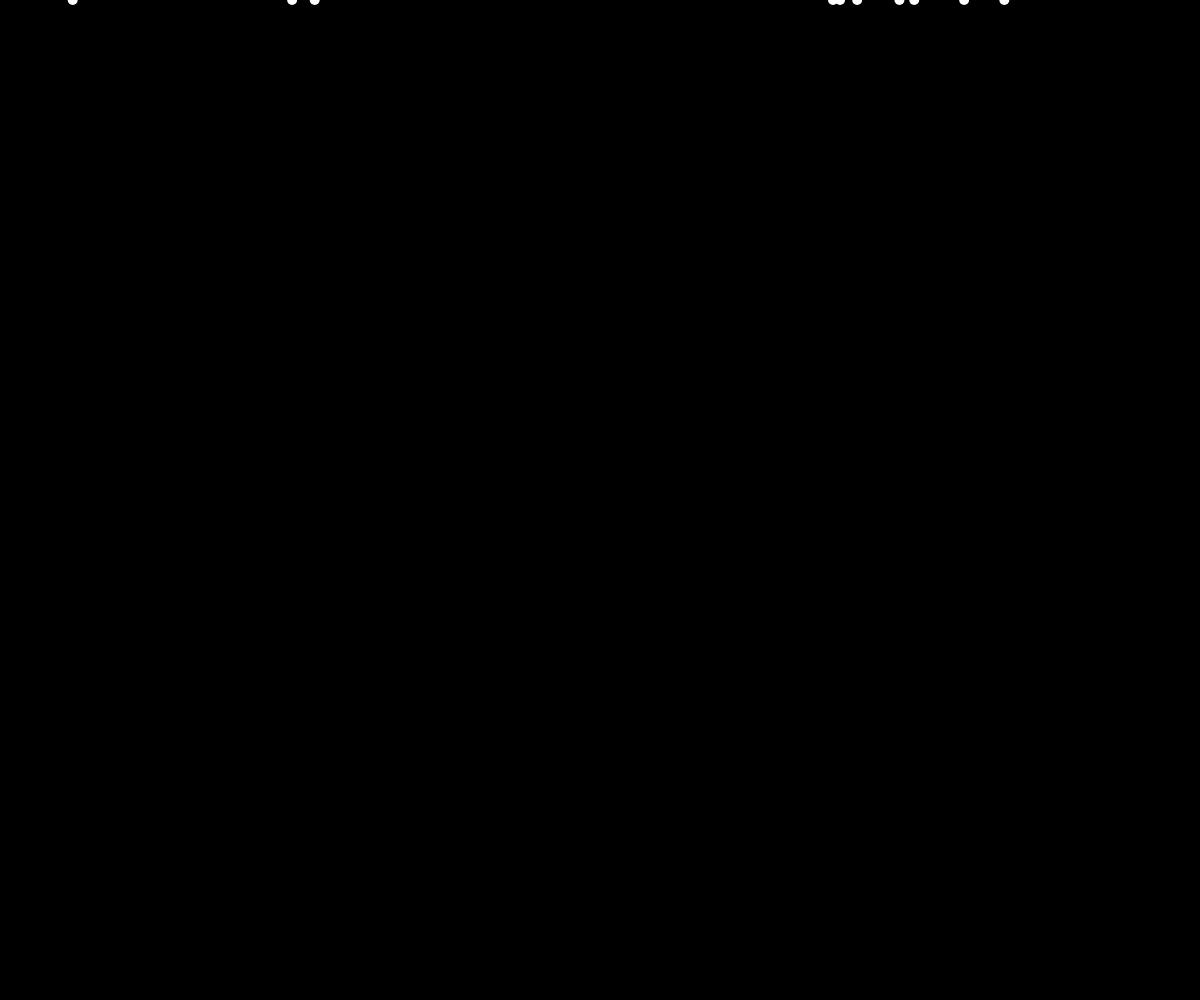
Frame 1 (no input)
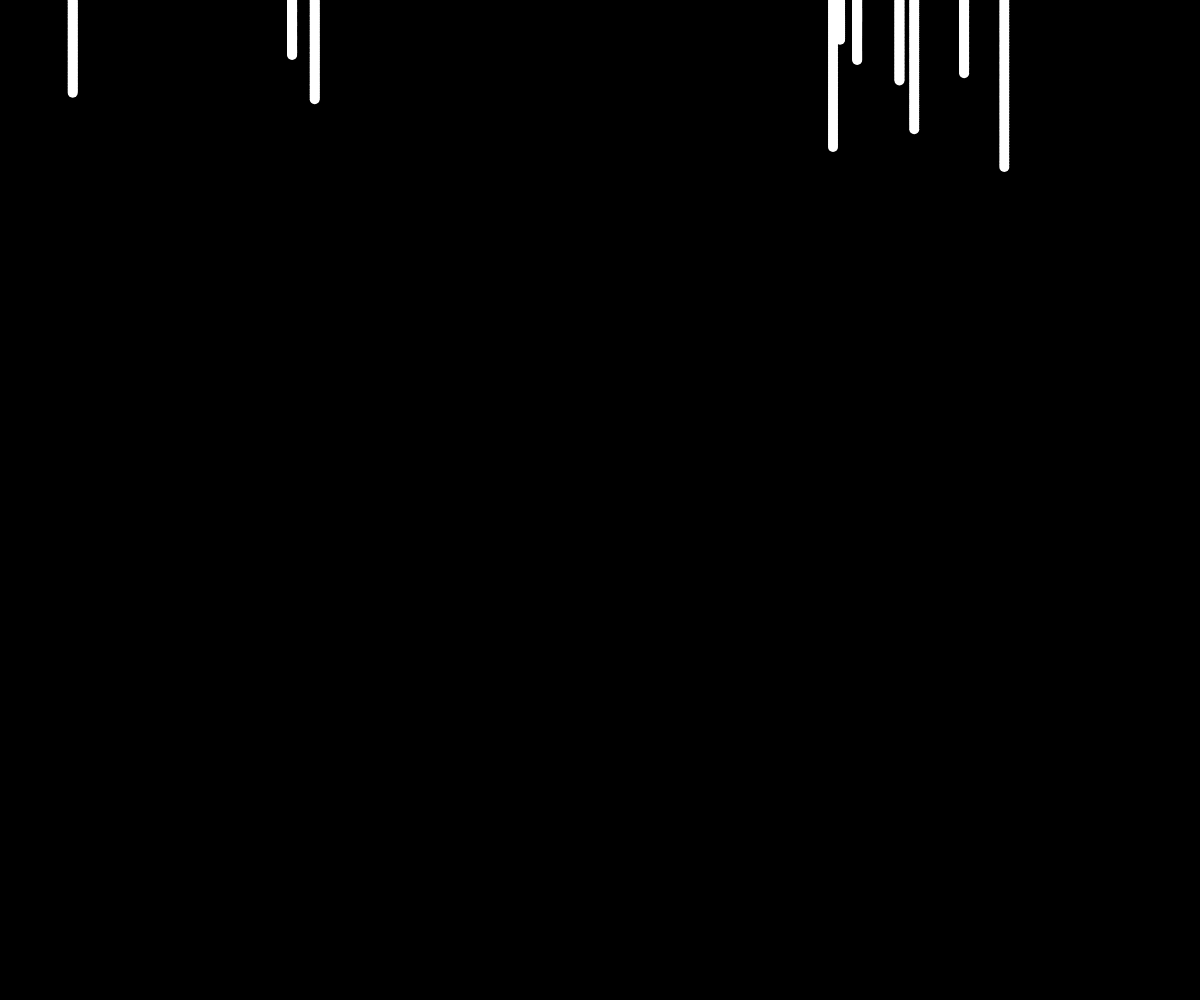
Frame 60 (no input)
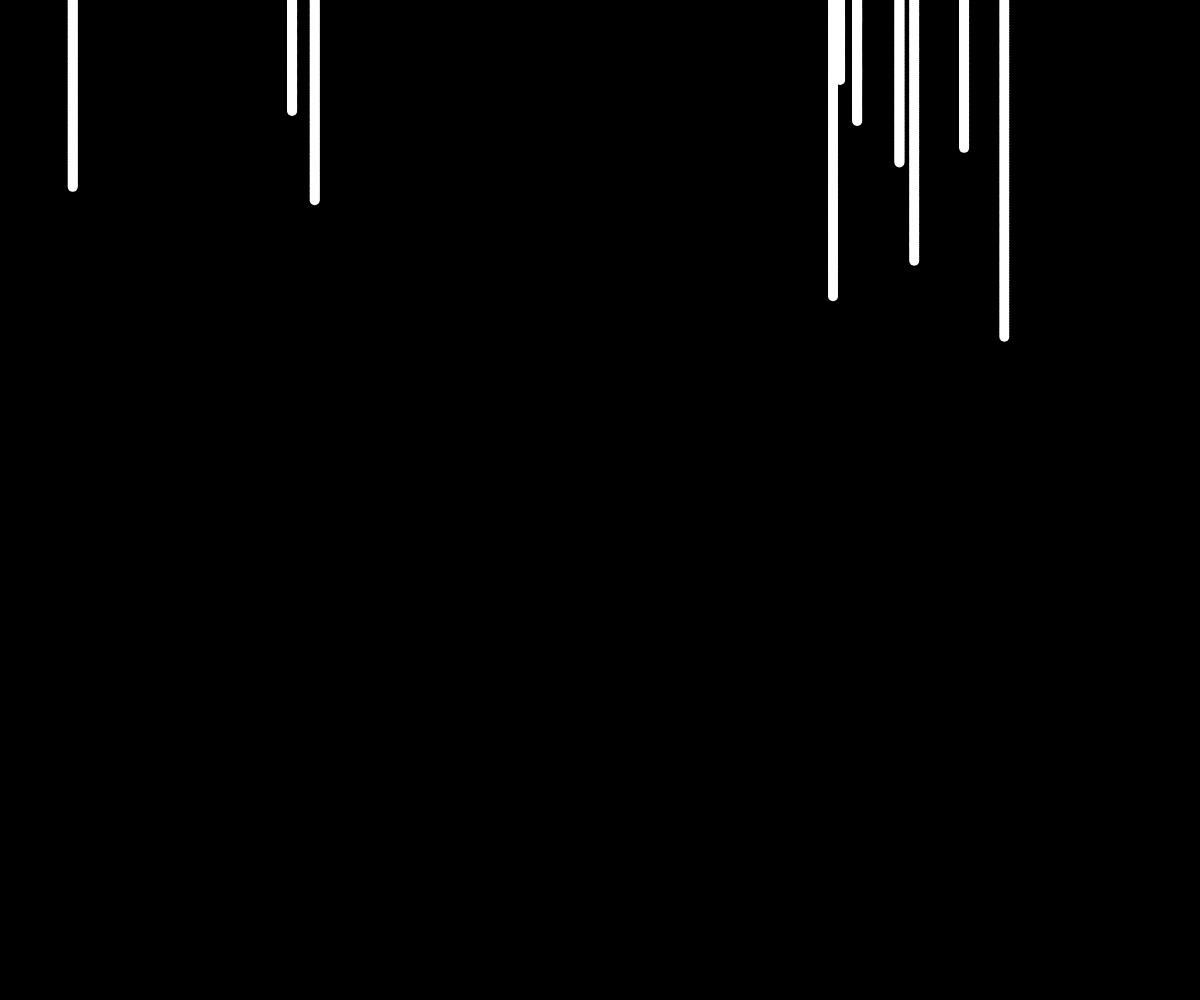
Frame 120 (the mouse pressed at the canvas centre since frame 60)

The p5.js sketch that drew these frames (run headless with seeded random() and noise() and a simulated clock; from frame 60 on, the mouse is pressed at the canvas centre):

// p5.js sketch
// ── sketch.js

let circle = [];
num_of_circles = 10;





 function setup(){
    createCanvas(windowWidth, windowHeight);
    background('black');

    for (let i = 0; i < num_of_circles; i++){
      circle.push(new Circle());
    }
 }

 function draw(){

noStroke();

for(var i = 0; i < circle.length; i++){
  circle[i].show();
  circle[i].fall();
  circle[i].start_again();


}

 }


 class Circle{
   constructor(x, y, size, color){
     this.x = random(0, windowWidth);
     this.y = 0;
     this.rad = 10;
     this.deltaY = random(0.5, 3);
     this.color = ('white');

   }

   show(){
     push();
     fill(this.color);
     translate(this.y);
     ellipse(this.x, this.y, this.rad);
     pop();
   }

   fall(){
     this.y+= this.deltaY;
   }

   start_again(){
     if( this.y > windowHeight+10){
       this.x = random(0, windowWidth);
       this.y = 0;
       this.deltaY = random(0.5, 3);
       this.color = ('pink');
     }
   }
}
